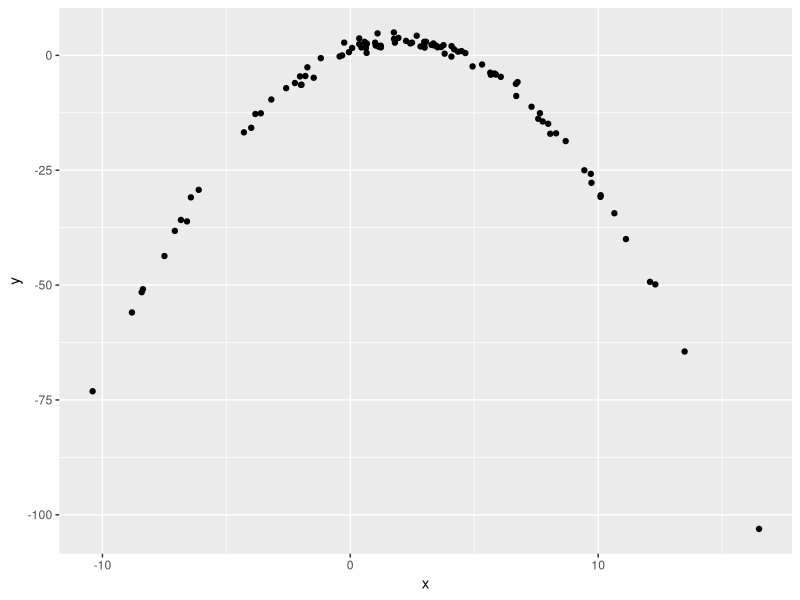

R code for this plot:
## ---- chunk 1
library(tidyverse)


df = tibble(
  x=rnorm(100, 2,5), 
  y=1+2*x - .5 * x ^ 2 + rnorm(100)
)


df|>
  ggplot(aes(x=x, y=y))+
  geom_point()
